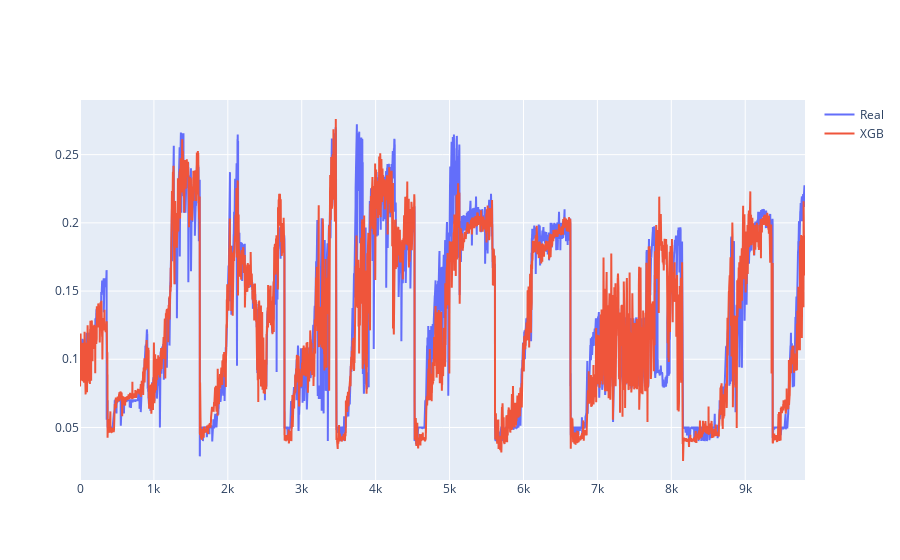
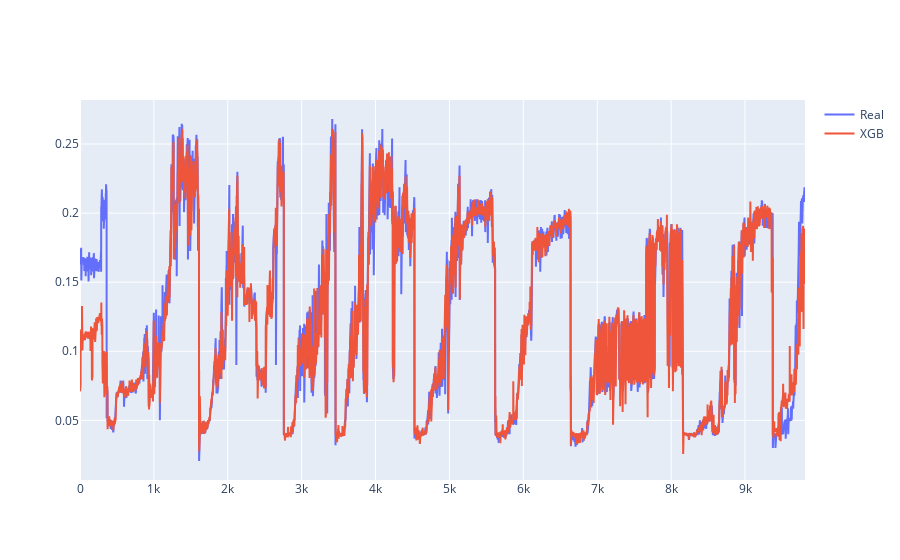
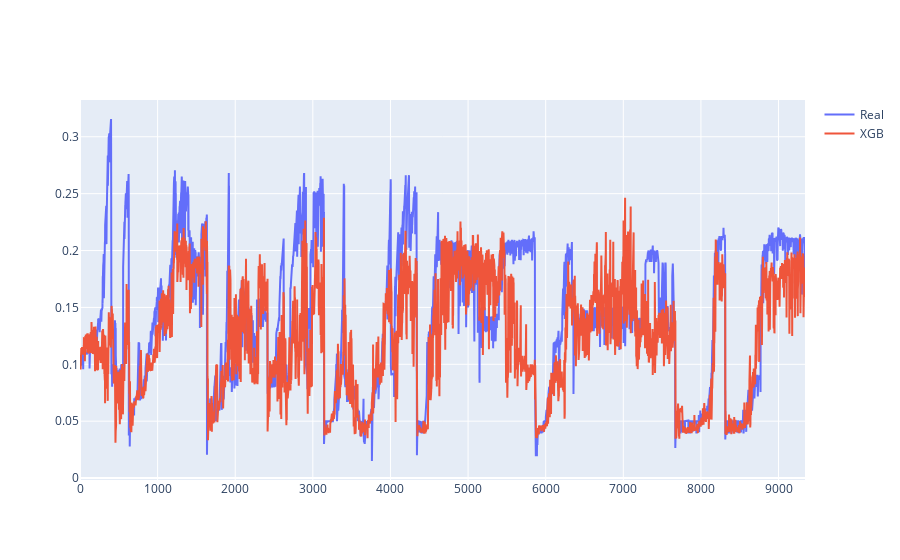
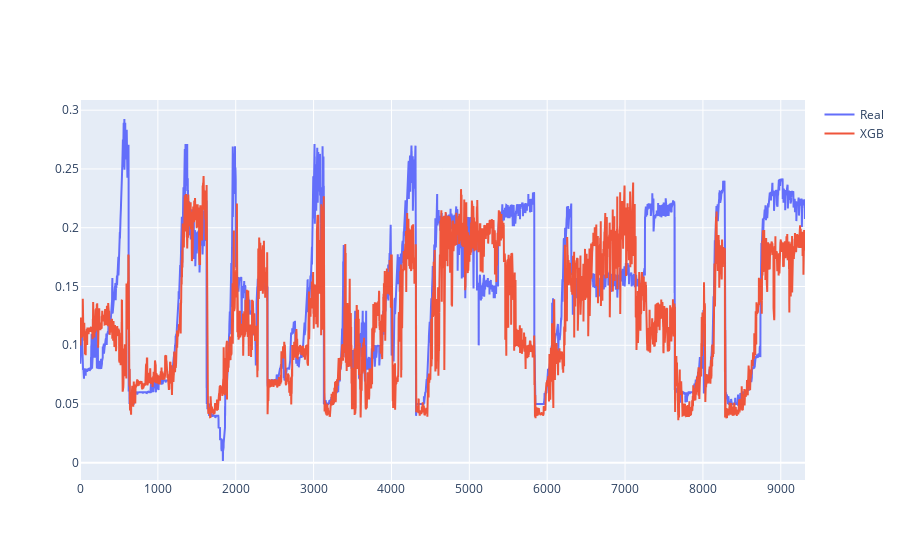

Here is the notebook cell these charts were saved with, in order:
### Code cell
for key in DFs.keys():
    fig = go.Figure()
    fig.add_trace(go.Scatter(y=DFy[key], mode = 'lines', name = 'Real'))
    fig.add_trace(go.Scatter(y=DFpred[key], mode = 'lines', name = 'XGB'))
    fig.show()

### Figure 1 — Plotly figure (JSON) as saved in the notebook; plotly's stock layout.template omitted (floating-point values rounded to 4 significant figures; data arrays with more than 128 entries replaced by an {"elided": "..."} marker saying what was removed)
{"data": [{"mode": "lines", "name": "Real", "type": "scatter", "y": {"elided": "9810 float values"}}, {"mode": "lines", "name": "XGB", "type": "scatter", "y": {"elided": "9810 float values"}}], "layout": {}}

### Figure 2 — Plotly figure (JSON) as saved in the notebook; plotly's stock layout.template omitted (floating-point values rounded to 4 significant figures; data arrays with more than 128 entries replaced by an {"elided": "..."} marker saying what was removed)
{"data": [{"mode": "lines", "name": "Real", "type": "scatter", "y": {"elided": "9813 float values"}}, {"mode": "lines", "name": "XGB", "type": "scatter", "y": {"elided": "9813 float values"}}], "layout": {}}

### Figure 3 — Plotly figure (JSON) as saved in the notebook; plotly's stock layout.template omitted (floating-point values rounded to 4 significant figures; data arrays with more than 128 entries replaced by an {"elided": "..."} marker saying what was removed)
{"data": [{"mode": "lines", "name": "Real", "type": "scatter", "y": {"elided": "9342 float values"}}, {"mode": "lines", "name": "XGB", "type": "scatter", "y": {"elided": "9342 float values"}}], "layout": {}}

### Figure 4 — Plotly figure (JSON) as saved in the notebook; plotly's stock layout.template omitted (floating-point values rounded to 4 significant figures; data arrays with more than 128 entries replaced by an {"elided": "..."} marker saying what was removed)
{"data": [{"mode": "lines", "name": "Real", "type": "scatter", "y": {"elided": "9312 float values"}}, {"mode": "lines", "name": "XGB", "type": "scatter", "y": {"elided": "9312 float values"}}], "layout": {}}
